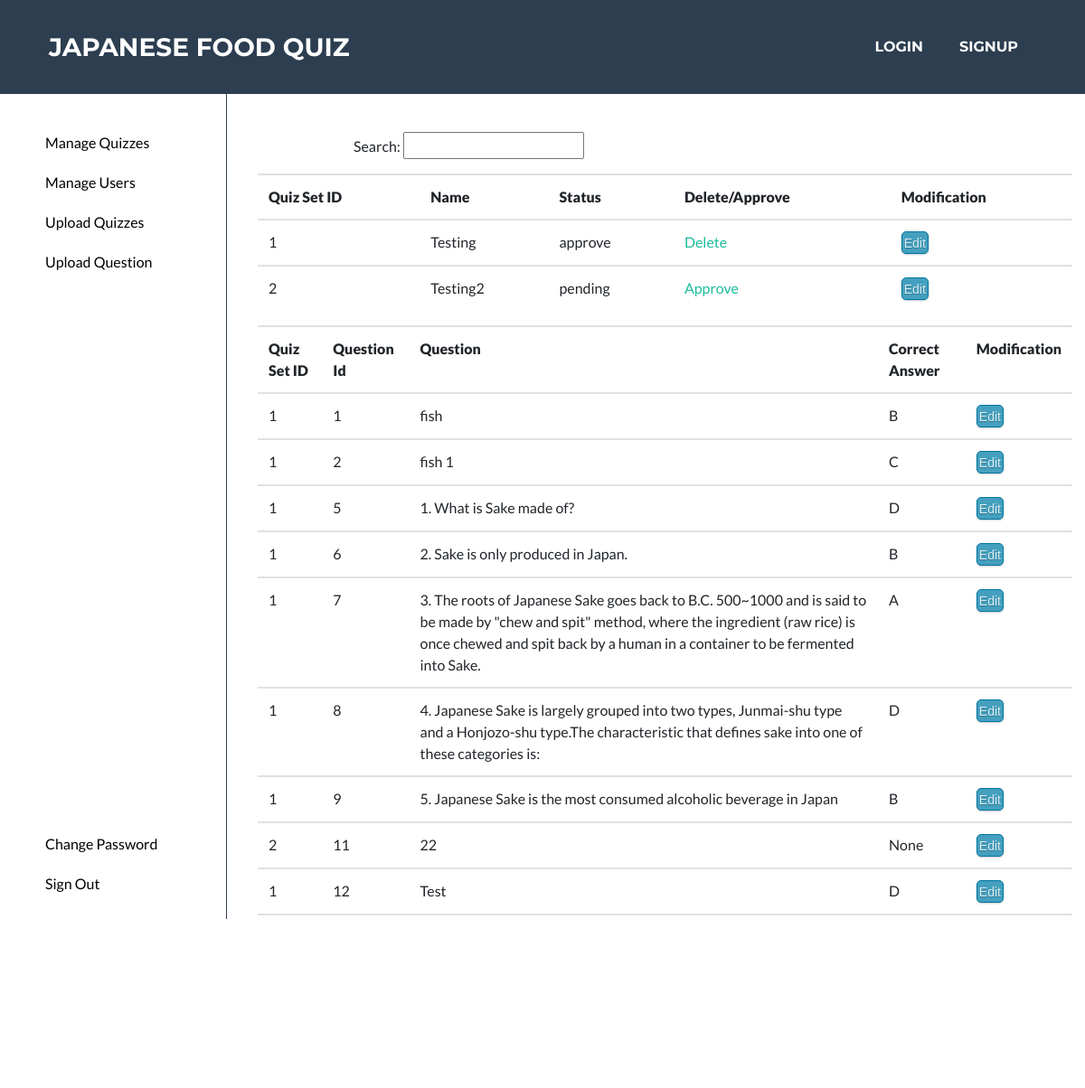
The page /manage_quiz (signed in) on the database as committed earlier.
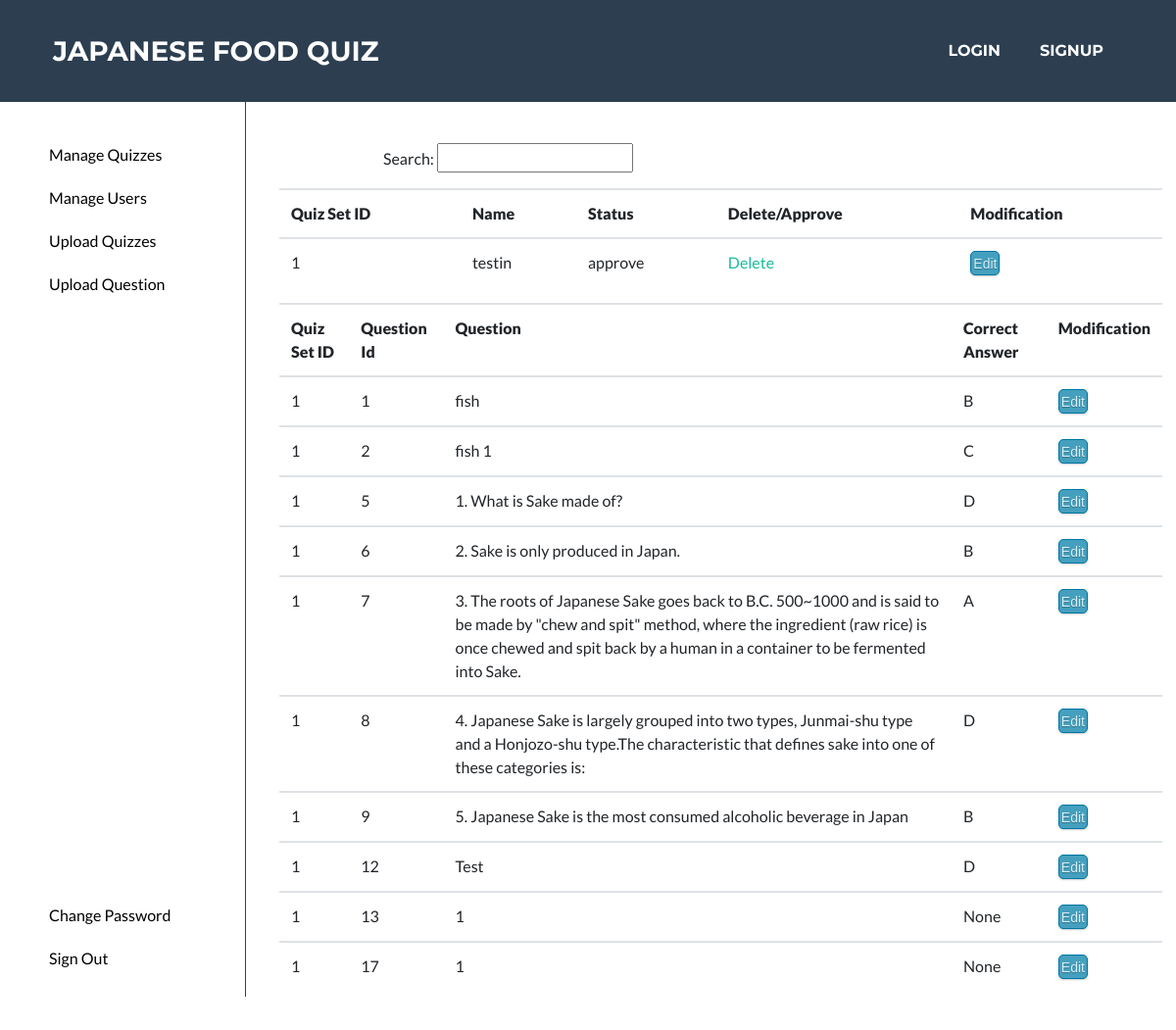
The same page on the database as committed later.
### app/models.py (models this page shows, shortened)
class QuizSet(db.Model):
    __table_args__ = {'extend_existing': True}
    quizSetID = db.Column(db.Integer, primary_key=True)
    name = db.Column(db.String(100))
    description = db.Column(db.String(100))
    picture = db.Column(db.String(100))
    userID = db.Column(db.String)
    status = db.Column(db.String(100))

class Question(db.Model):
    __table_args__ = {'extend_existing': True}
    questionID = db.Column(db.Integer, primary_key=True)
    quizSetID = db.Column(db.Integer)
    question = db.Column(db.String(1000))
    choiceA = db.Column(db.String(100))
    choiceB = db.Column(db.String(100))
    choiceC = db.Column(db.String(100))
    choiceD = db.Column(db.String(100))
    correctAnswer = db.Column(db.String(2))

### app/routes.py (the view)
@app.route('/manage_quiz')
@login_required
def manage_quiz():
    user = current_user
    if user.name != 'admin':
        return redirect('/admin')
    quizSetIds = []
    quizSets = QuizSet.query.all()
    for quizSet in quizSets:
        quizSetIds.append(quizSet.quizSetID)
        if quizSet.status == "running":
            quizSet.href = "/delete_quiz_set?id="+ str(quizSet.quizSetID)
    questions = Question.query.all()
    show_questions = []
    for question in questions:
        if question.quizSetID in quizSetIds:
            show_questions.append(question)
    return render_template('manage_quiz.html', quizSets=quizSets, questions=show_questions)

### app/models.py (called while the page is built)
@login.user_loader
def load_user(id):
    user = User.query.filter_by(id=(int(id))).first()
    return user

### app/templates/manage_quiz.html (shortened to what this page needs)
<!DOCTYPE html>
<html lang="en">
  <head>
    <link href="/static/style.css" rel="stylesheet" />
    <link rel="stylesheet" type="text/css" href="static/default.css" />
    <link rel="stylesheet" type="text/css" href="static/admin_page.css" />
    {% extends 'base.html' %} {% block content %}
    <div class="main">
      <div class="navbar2">
        <ul class="nav_ul2">
          <li class="nav_list2">
            <a href="/manage_quiz"><button>Manage Quizzes</button> </a>
          </li>
          <li class="nav_list2">
            <a href="/manage_user"><button>Manage Users</button> </a>
          </li>
          <li class="nav_list2">
            <a href="/upload_question_set"><button>Upload Quizzes</button> </a>
          </li>
          <li class="nav_list2">
            <a href="/upload_quiz"><button>Upload Question</button></a>
          </li>
          <li class="nav_list2_bottom"><a href="/admin_change_password"><button>Change Password</button></a></li>
          <li class="nav_list2"><a href="/logout"><button>Sign Out</button></a></li>
        </ul>
      </div>
      <div class="main_part">
        <p class="search">Search: <input type="text" /></p>
      <div class="flex_list container">
       <table class='table'>
              <tr>
                  <th><strong>Quiz Set ID</strong></th>
                  <th><strong>Name</strong></th>
                  <th><strong>Status</strong></th>
                  <th><strong>Delete/Approve</strong></th>
                  <th><strong>Modification</strong></th>
              </tr>
               {% for quizSet in quizSets %}
                  <tr>
                          <td>{{ quizSet.quizSetID }}</td>
                          <td>{{ quizSet.name }}</td>
                          <td>{{ quizSet.status }}</td>
                          {%  if quizSet.status== "approve" %}
                          <td style="text-align: left;" ><a href="/delete_quiz_set?id={{ quizSet.quizSetID }}">Delete</a></td>
                          {% else %}
                          <td style="text-align: left;" ><a href="/delete_quiz_set?id={{ quizSet.quizSetID }}">Approve</a></td>
                          {% endif %}
                          <td><a class="button2" href="/edit_question_set">Edit</a>
                          </td>
                  </tr>
               {% endfor %}
       </table>
      </div>
      <div class="flex_list container">
       <table class='table'>
              <tr>
                  <th><strong>Quiz Set ID</strong></th>
                  <th><strong>Question Id</strong></th>
                  <th><strong>Question</strong></th>
                  <th><strong>Correct Answer</strong></th>
                  <th><strong>Modification</strong></th>
              </tr>
               {% for question in questions %}
                  <tr>
                          <td>{{ question.quizSetID }}</td>
                          <td>{{ question.questionID }}</td>
                          <td>{{ question.question }}</td>
                          <td>{{ question.correctAnswer}} </td>
                          <td><a class="button2" href="/edit_quiz">Edit</a>
                          </td>
                  </tr>
               {% endfor %}
       </table>
      </div>
      </div>
    </div>
    {% endblock %}

### app/templates/base.html (shortened to what this page needs)
  </head>
  <body id="page-top">
    <nav
      class="navbar navbar-expand-lg bg-secondary text-uppercase fixed-top"
      id="mainNav"
    >
      <div class="container">
        <a class="navbar-brand js-scroll-trigger" href="/index"
          >Japanese Food Quiz</a
        >
        <div class="collapse navbar-collapse" id="navbarResponsive">
          <ul class="navbar-nav ml-auto">
            <li class="nav-item mx-0 mx-lg-1"
            style="padding:0; margin: 0 0.25rem 0 0.25rem">
              <a
                class="nav-link py-3 px-0 px-lg-3 rounded js-scroll-trigger"
                href="/user_login"
                style="padding:1rem;"
                >Login</a
              >
            </li>
            <li class="nav-item mx-0 mx-lg-1" style="padding:0; margin: 0 0.25rem 0 0.25rem">
              <a
                class="nav-link py-3 px-0 px-lg-3 rounded js-scroll-trigger"
                href="/user_register"
                style="padding:1rem;"
                >Signup</a
              >
            </li>
          </ul>
        </div>
      </div>
    </nav>
    {% block content %}{% endblock %}
    <section class="copyright text-center text-white" style="height: 1.5rem;">
      <div class="container" >
        <small>Copyright © Japanese Food Quiz 2020</small>
      </div>
    </section>
  </body>
</html>

### app/static/default.css (style rules this page uses)
* { -webkit-box-sizing: border-box; box-sizing: border-box; margin: 0; padding: 0; }
.button2 { display: inline-block; outline: none; cursor: pointer; text-align: center; text-decoration: none; font: 0.875rem/100% Arial, Helvetica, sans-serif; padding: 0.3125rem 0.125rem 0.25rem; text-shadow: 0 0.0625rem 0.0625rem rgba(0, 0, 0, 0.3); border-radius: 0.3125rem; box-shadow: 0 0.0625rem 0.125rem rgba(0, 0, 0, 0.2); color: #d9eef7; border: solid 0.0625rem #0076a3; background: #44a0be; }
input { width: 12.5rem; height: 1.875rem; }
.main { display: flex; flex-direction: row; left: 0; right: 0; top: 0; bottom: 0; width: 100%; height: 100%; }
.navbar2 { margin: 0; padding: 0; border-right: 0.0625rem solid #2f3e4e; height: 100%; }
.nav_ul2 { width: 12.5rem; margin-right: 3.125rem; margin-top: 3.125rem; }
.nav_list2 { padding-bottom: 1.25rem; }
.nav_list2_bottom { margin-top: 300%; margin-right: 0; margin-left: 3.125rem; padding-left: 0; padding-right: 0; padding-bottom: 1.25rem; }
li { padding-left: 3.125rem; list-style-type: none; padding-bottom: 0.625rem; }
.search { margin-left: 8.75rem; margin-top: 3.125rem; }

### app/static/admin_page.css (style rules this page uses)
.search { margin-left: 8.75rem; margin-top: 3.125rem; }
input { width: 12.5rem; height: 1.875rem; }
.flex_list { display: flex; flex-direction: row; margin-left: 0.625rem; }
button { color: black; background: white; text-shadow: none; box-shadow: none; border: none; }
li { padding-left: 3.125rem; padding-bottom: 0.625rem; }

Rows that differ between the two databases and show on the page:
removed QuizSet: quizSetID "2", name "Testing2", status "pending"
no longer on this page (row unchanged): Question: quizSetID "2", questionID "11", question "22", correctAnswer "None"
changed QuizSet "approve": name "Testing" → "testin"
now on this page (row unchanged): Question: quizSetID "1", questionID "13", question "1", correctAnswer "None"
added Question: quizSetID "1", questionID "17", question "1", correctAnswer "None"
